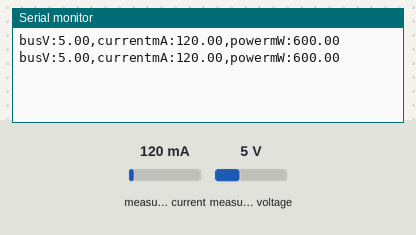
Simulated run of this sketch. Board: Arduino Uno, built with avr-gcc and run on an emulated ATmega328P. On the bench: the last lines printed to the serial monitor. The inputs (shaded band) are chosen by the test bench; at power-on: measured current 120 mA, measured voltage 5 V.

Above: at 1.3 s.
1.4 s: measured current set to 40 mA
At 1.9 s:
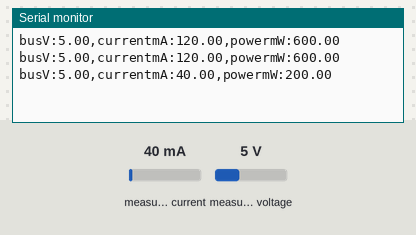
2.9 s: measured voltage set to 0.3 V
At 3.31 s:
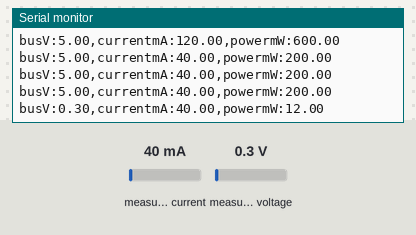
4.4 s: measured current set to 500 mA
At 4.81 s:
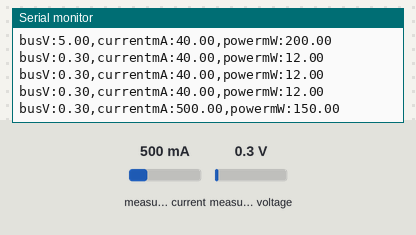
Timing chart, 0 to 7.4 s (numbered marks = the images above; inputs shaded):
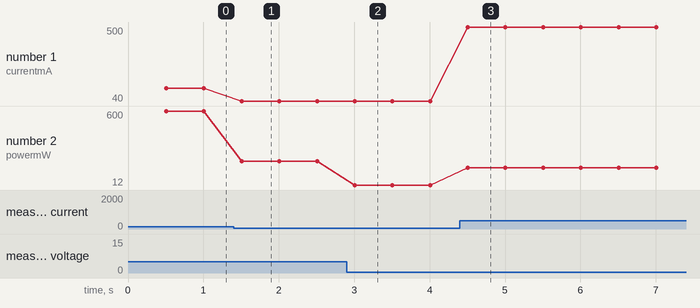

The sketch:

ina219_power_monitor.ino
```cpp
#include <Wire.h>
#include <Adafruit_INA219.h>

Adafruit_INA219 ina219;
constexpr uint32_t kSampleMs = 500;
uint32_t lastSample = 0;

void setup() {
  Serial.begin(115200);
  if (!ina219.begin()) {
    Serial.println("INA219 not found");
    while (true) {
    }
  }
}

void loop() {
  const uint32_t now = millis();
  if (now - lastSample < kSampleMs) {
    return;
  }
  lastSample = now;

  const float busV = ina219.getBusVoltage_V();
  const float currentMa = ina219.getCurrent_mA();
  const float powerMw = ina219.getPower_mW();

  Serial.print("busV:");
  Serial.print(busV);
  Serial.print(",currentmA:");
  Serial.print(currentMa);
  Serial.print(",powermW:");
  Serial.println(powerMw);
}
```

Measured:
- after the input at 1.4 s, the serial monitor: prints a new line after 0.11 s (image 1)
- after the input at 2.9 s, the serial monitor: prints a new line after 0.11 s (image 2)
- after the input at 4.4 s, the serial monitor: prints a new line after 0.11 s (image 3)
- plotted number 1: 120 → 40 after the input at 1.4 s, 40 → 500 after the input at 4.4 s
- plotted number 2: 600 → 200 after the input at 1.4 s, 200 → 12 after the input at 2.9 s, 12 → 150 after the input at 4.4 s
